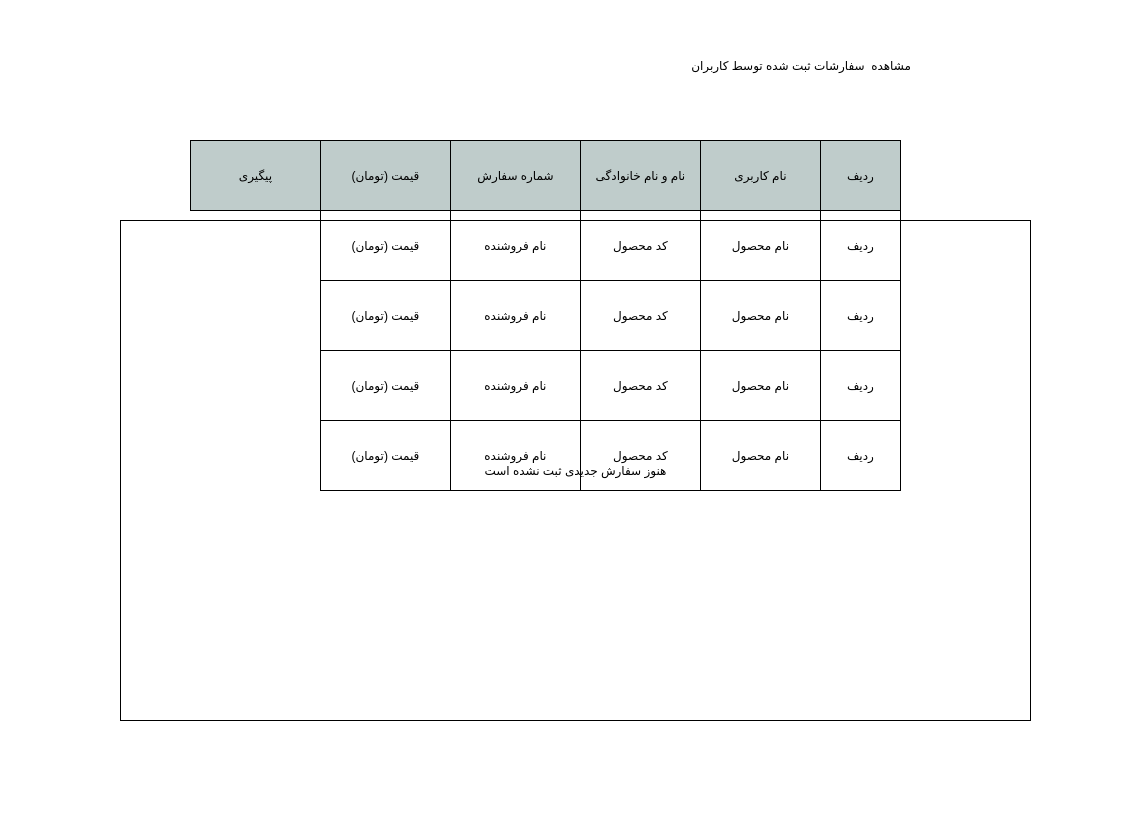
<?xml version="1.0" encoding="UTF-8"?>
<ui version="4.0">
 <class>mainWindow</class>
 <widget class="QDialog" name="mainWindow">
  <property name="geometry">
   <rect>
    <x>0</x>
    <y>0</y>
    <width>1127</width>
    <height>816</height>
   </rect>
  </property>
  <property name="windowTitle">
   <string>Dialog</string>
  </property>
  <property name="styleSheet">
   <string notr="true">#mainWindow{
background-color : #fff
}</string>
  </property>
  <widget class="QLabel" name="label">
   <property name="geometry">
    <rect>
     <x>190</x>
     <y>30</y>
     <width>721</width>
     <height>71</height>
    </rect>
   </property>
   <property name="styleSheet">
    <string notr="true">font: 28pt &quot;B narm&quot;;</string>
   </property>
   <property name="text">
    <string>مشاهده  سفارشات ثبت شده توسط کاربران</string>
   </property>
  </widget>
  <widget class="QPushButton" name="pushButton">
   <property name="geometry">
    <rect>
     <x>700</x>
     <y>140</y>
     <width>121</width>
     <height>71</height>
    </rect>
   </property>
   <property name="styleSheet">
    <string notr="true">border:1px solid #000;
background-color: rgb(191, 204, 203);</string>
   </property>
   <property name="text">
    <string>نام کاربری</string>
   </property>
  </widget>
  <widget class="QPushButton" name="pushButton_2">
   <property name="geometry">
    <rect>
     <x>580</x>
     <y>140</y>
     <width>121</width>
     <height>71</height>
    </rect>
   </property>
   <property name="styleSheet">
    <string notr="true">border:1px solid #000;
background-color: rgb(191, 204, 203);</string>
   </property>
   <property name="text">
    <string>نام و نام خانوادگی</string>
   </property>
  </widget>
  <widget class="QPushButton" name="pushButton_3">
   <property name="geometry">
    <rect>
     <x>450</x>
     <y>140</y>
     <width>131</width>
     <height>71</height>
    </rect>
   </property>
   <property name="styleSheet">
    <string notr="true">border:1px solid #000;
background-color: rgb(191, 204, 203);</string>
   </property>
   <property name="text">
    <string>شماره سفارش</string>
   </property>
  </widget>
  <widget class="QPushButton" name="pushButton_5">
   <property name="geometry">
    <rect>
     <x>320</x>
     <y>140</y>
     <width>131</width>
     <height>71</height>
    </rect>
   </property>
   <property name="styleSheet">
    <string notr="true">border:1px solid #000;
background-color: rgb(191, 204, 203);</string>
   </property>
   <property name="text">
    <string>قیمت (تومان)</string>
   </property>
  </widget>
  <widget class="QPushButton" name="pushButton_4">
   <property name="geometry">
    <rect>
     <x>820</x>
     <y>140</y>
     <width>81</width>
     <height>71</height>
    </rect>
   </property>
   <property name="styleSheet">
    <string notr="true">border:1px solid #000;
background-color: rgb(191, 204, 203);</string>
   </property>
   <property name="text">
    <string>ردیف</string>
   </property>
  </widget>
  <widget class="QPushButton" name="pushButton_10">
   <property name="geometry">
    <rect>
     <x>820</x>
     <y>210</y>
     <width>81</width>
     <height>71</height>
    </rect>
   </property>
   <property name="styleSheet">
    <string notr="true">border:1px solid #000;
background-color: #fff;</string>
   </property>
   <property name="text">
    <string>ردیف</string>
   </property>
  </widget>
  <widget class="QPushButton" name="pushButton_11">
   <property name="geometry">
    <rect>
     <x>700</x>
     <y>210</y>
     <width>121</width>
     <height>71</height>
    </rect>
   </property>
   <property name="styleSheet">
    <string notr="true">border:1px solid #000;
background-color: #fff;</string>
   </property>
   <property name="text">
    <string>نام محصول</string>
   </property>
  </widget>
  <widget class="QPushButton" name="pushButton_16">
   <property name="geometry">
    <rect>
     <x>320</x>
     <y>210</y>
     <width>131</width>
     <height>71</height>
    </rect>
   </property>
   <property name="styleSheet">
    <string notr="true">border:1px solid #000;
background-color: #fff;</string>
   </property>
   <property name="text">
    <string>قیمت (تومان)</string>
   </property>
  </widget>
  <widget class="QPushButton" name="pushButton_17">
   <property name="geometry">
    <rect>
     <x>450</x>
     <y>210</y>
     <width>131</width>
     <height>71</height>
    </rect>
   </property>
   <property name="styleSheet">
    <string notr="true">border:1px solid #000;
background-color: #fff;</string>
   </property>
   <property name="text">
    <string>نام فروشنده</string>
   </property>
  </widget>
  <widget class="QPushButton" name="pushButton_18">
   <property name="geometry">
    <rect>
     <x>580</x>
     <y>210</y>
     <width>121</width>
     <height>71</height>
    </rect>
   </property>
   <property name="styleSheet">
    <string notr="true">border:1px solid #000;
background-color: #fff;</string>
   </property>
   <property name="text">
    <string>کد محصول</string>
   </property>
  </widget>
  <widget class="QPushButton" name="pushButton_19">
   <property name="geometry">
    <rect>
     <x>320</x>
     <y>280</y>
     <width>131</width>
     <height>71</height>
    </rect>
   </property>
   <property name="styleSheet">
    <string notr="true">border:1px solid #000;
background-color: #fff;</string>
   </property>
   <property name="text">
    <string>قیمت (تومان)</string>
   </property>
  </widget>
  <widget class="QPushButton" name="pushButton_21">
   <property name="geometry">
    <rect>
     <x>700</x>
     <y>280</y>
     <width>121</width>
     <height>71</height>
    </rect>
   </property>
   <property name="styleSheet">
    <string notr="true">border:1px solid #000;
background-color: #fff;</string>
   </property>
   <property name="text">
    <string>نام محصول</string>
   </property>
  </widget>
  <widget class="QPushButton" name="pushButton_22">
   <property name="geometry">
    <rect>
     <x>450</x>
     <y>280</y>
     <width>131</width>
     <height>71</height>
    </rect>
   </property>
   <property name="styleSheet">
    <string notr="true">border:1px solid #000;
background-color: #fff;</string>
   </property>
   <property name="text">
    <string>نام فروشنده</string>
   </property>
  </widget>
  <widget class="QPushButton" name="pushButton_23">
   <property name="geometry">
    <rect>
     <x>580</x>
     <y>280</y>
     <width>121</width>
     <height>71</height>
    </rect>
   </property>
   <property name="styleSheet">
    <string notr="true">border:1px solid #000;
background-color: #fff;</string>
   </property>
   <property name="text">
    <string>کد محصول</string>
   </property>
  </widget>
  <widget class="QPushButton" name="pushButton_26">
   <property name="geometry">
    <rect>
     <x>820</x>
     <y>280</y>
     <width>81</width>
     <height>71</height>
    </rect>
   </property>
   <property name="styleSheet">
    <string notr="true">border:1px solid #000;
background-color: #fff;</string>
   </property>
   <property name="text">
    <string>ردیف</string>
   </property>
  </widget>
  <widget class="QPushButton" name="pushButton_28">
   <property name="geometry">
    <rect>
     <x>700</x>
     <y>420</y>
     <width>121</width>
     <height>71</height>
    </rect>
   </property>
   <property name="styleSheet">
    <string notr="true">border:1px solid #000;
background-color: #fff;</string>
   </property>
   <property name="text">
    <string>نام محصول</string>
   </property>
  </widget>
  <widget class="QPushButton" name="pushButton_29">
   <property name="geometry">
    <rect>
     <x>820</x>
     <y>420</y>
     <width>81</width>
     <height>71</height>
    </rect>
   </property>
   <property name="styleSheet">
    <string notr="true">border:1px solid #000;
background-color: #fff;</string>
   </property>
   <property name="text">
    <string>ردیف</string>
   </property>
  </widget>
  <widget class="QPushButton" name="pushButton_30">
   <property name="geometry">
    <rect>
     <x>580</x>
     <y>420</y>
     <width>121</width>
     <height>71</height>
    </rect>
   </property>
   <property name="styleSheet">
    <string notr="true">border:1px solid #000;
background-color: #fff;</string>
   </property>
   <property name="text">
    <string>کد محصول</string>
   </property>
  </widget>
  <widget class="QPushButton" name="pushButton_31">
   <property name="geometry">
    <rect>
     <x>320</x>
     <y>350</y>
     <width>131</width>
     <height>71</height>
    </rect>
   </property>
   <property name="styleSheet">
    <string notr="true">border:1px solid #000;
background-color: #fff;</string>
   </property>
   <property name="text">
    <string>قیمت (تومان)</string>
   </property>
  </widget>
  <widget class="QPushButton" name="pushButton_33">
   <property name="geometry">
    <rect>
     <x>700</x>
     <y>350</y>
     <width>121</width>
     <height>71</height>
    </rect>
   </property>
   <property name="styleSheet">
    <string notr="true">border:1px solid #000;
background-color: #fff;</string>
   </property>
   <property name="text">
    <string>نام محصول</string>
   </property>
  </widget>
  <widget class="QPushButton" name="pushButton_34">
   <property name="geometry">
    <rect>
     <x>450</x>
     <y>350</y>
     <width>131</width>
     <height>71</height>
    </rect>
   </property>
   <property name="styleSheet">
    <string notr="true">border:1px solid #000;
background-color: #fff;</string>
   </property>
   <property name="text">
    <string>نام فروشنده</string>
   </property>
  </widget>
  <widget class="QPushButton" name="pushButton_38">
   <property name="geometry">
    <rect>
     <x>580</x>
     <y>350</y>
     <width>121</width>
     <height>71</height>
    </rect>
   </property>
   <property name="styleSheet">
    <string notr="true">border:1px solid #000;
background-color: #fff;</string>
   </property>
   <property name="text">
    <string>کد محصول</string>
   </property>
  </widget>
  <widget class="QPushButton" name="pushButton_43">
   <property name="geometry">
    <rect>
     <x>320</x>
     <y>420</y>
     <width>131</width>
     <height>71</height>
    </rect>
   </property>
   <property name="styleSheet">
    <string notr="true">border:1px solid #000;
background-color: #fff;</string>
   </property>
   <property name="text">
    <string>قیمت (تومان)</string>
   </property>
  </widget>
  <widget class="QPushButton" name="pushButton_44">
   <property name="geometry">
    <rect>
     <x>450</x>
     <y>420</y>
     <width>131</width>
     <height>71</height>
    </rect>
   </property>
   <property name="styleSheet">
    <string notr="true">border:1px solid #000;
background-color: #fff;</string>
   </property>
   <property name="text">
    <string>نام فروشنده</string>
   </property>
  </widget>
  <widget class="QPushButton" name="pushButton_45">
   <property name="geometry">
    <rect>
     <x>820</x>
     <y>350</y>
     <width>81</width>
     <height>71</height>
    </rect>
   </property>
   <property name="styleSheet">
    <string notr="true">border:1px solid #000;
background-color: #fff;</string>
   </property>
   <property name="text">
    <string>ردیف</string>
   </property>
  </widget>
  <widget class="QPushButton" name="pushButton_7">
   <property name="geometry">
    <rect>
     <x>190</x>
     <y>140</y>
     <width>131</width>
     <height>71</height>
    </rect>
   </property>
   <property name="styleSheet">
    <string notr="true">border:1px solid #000;
background-color: rgb(191, 204, 203);</string>
   </property>
   <property name="text">
    <string>پیگیری</string>
   </property>
  </widget>
  <widget class="QLabel" name="label_2">
   <property name="geometry">
    <rect>
     <x>260</x>
     <y>220</y>
     <width>51</width>
     <height>41</height>
    </rect>
   </property>
   <property name="text">
    <string/>
   </property>
   <property name="pixmap">
    <pixmap>../Tools/imgs/confirmIcon.jpg</pixmap>
   </property>
  </widget>
  <widget class="QLabel" name="label_3">
   <property name="geometry">
    <rect>
     <x>200</x>
     <y>220</y>
     <width>51</width>
     <height>41</height>
    </rect>
   </property>
   <property name="text">
    <string/>
   </property>
   <property name="pixmap">
    <pixmap>../Tools/imgs/deleteIcon.jpg</pixmap>
   </property>
  </widget>
  <widget class="QLabel" name="label_4">
   <property name="geometry">
    <rect>
     <x>200</x>
     <y>290</y>
     <width>51</width>
     <height>41</height>
    </rect>
   </property>
   <property name="text">
    <string/>
   </property>
   <property name="pixmap">
    <pixmap>../Tools/imgs/deleteIcon.jpg</pixmap>
   </property>
  </widget>
  <widget class="QLabel" name="label_5">
   <property name="geometry">
    <rect>
     <x>260</x>
     <y>290</y>
     <width>51</width>
     <height>41</height>
    </rect>
   </property>
   <property name="text">
    <string/>
   </property>
   <property name="pixmap">
    <pixmap>../Tools/imgs/confirmIcon.jpg</pixmap>
   </property>
  </widget>
  <widget class="QLabel" name="label_6">
   <property name="geometry">
    <rect>
     <x>200</x>
     <y>360</y>
     <width>51</width>
     <height>41</height>
    </rect>
   </property>
   <property name="text">
    <string/>
   </property>
   <property name="pixmap">
    <pixmap>../Tools/imgs/deleteIcon.jpg</pixmap>
   </property>
  </widget>
  <widget class="QLabel" name="label_7">
   <property name="geometry">
    <rect>
     <x>260</x>
     <y>360</y>
     <width>51</width>
     <height>41</height>
    </rect>
   </property>
   <property name="text">
    <string/>
   </property>
   <property name="pixmap">
    <pixmap>../Tools/imgs/confirmIcon.jpg</pixmap>
   </property>
  </widget>
  <widget class="QLabel" name="label_8">
   <property name="geometry">
    <rect>
     <x>200</x>
     <y>430</y>
     <width>51</width>
     <height>41</height>
    </rect>
   </property>
   <property name="text">
    <string/>
   </property>
   <property name="pixmap">
    <pixmap>../Tools/imgs/deleteIcon.jpg</pixmap>
   </property>
  </widget>
  <widget class="QLabel" name="label_9">
   <property name="geometry">
    <rect>
     <x>260</x>
     <y>430</y>
     <width>51</width>
     <height>41</height>
    </rect>
   </property>
   <property name="text">
    <string/>
   </property>
   <property name="pixmap">
    <pixmap>../Tools/imgs/confirmIcon.jpg</pixmap>
   </property>
  </widget>
  <widget class="QLabel" name="label_10">
   <property name="geometry">
    <rect>
     <x>20</x>
     <y>30</y>
     <width>55</width>
     <height>61</height>
    </rect>
   </property>
   <property name="text">
    <string/>
   </property>
   <property name="pixmap">
    <pixmap>../Tools/imgs/refresh_btn.jpg</pixmap>
   </property>
  </widget>
  <widget class="QPushButton" name="pushButton_6">
   <property name="geometry">
    <rect>
     <x>120</x>
     <y>220</y>
     <width>911</width>
     <height>501</height>
    </rect>
   </property>
   <property name="styleSheet">
    <string notr="true">font: 20pt &quot;B Nazanin&quot;;
background-color : transparent;
border : 1px solid #000;</string>
   </property>
   <property name="text">
    <string>هنوز سفارش جدیدی ثبت نشده است</string>
   </property>
  </widget>
 </widget>
 <resources/>
 <connections/>
</ui>
